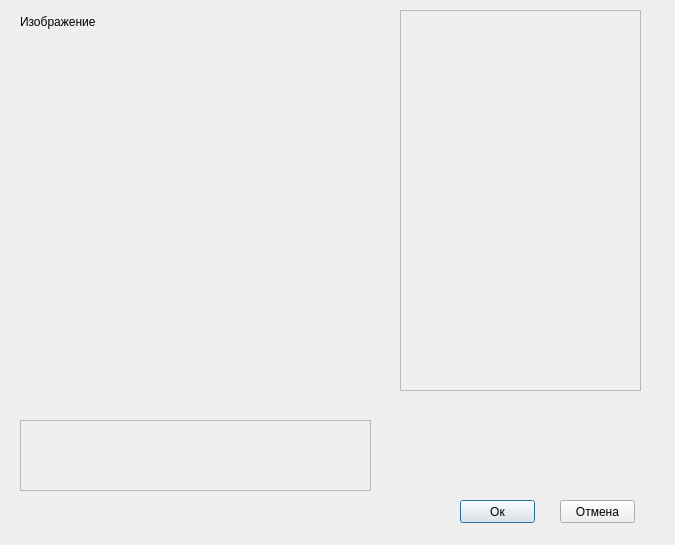
<?xml version="1.0" encoding="UTF-8"?>
<ui version="4.0">
 <class>make_img_window</class>
 <widget class="QDialog" name="make_img_window">
  <property name="geometry">
   <rect>
    <x>0</x>
    <y>0</y>
    <width>675</width>
    <height>545</height>
   </rect>
  </property>
  <property name="windowTitle">
   <string>Dialog</string>
  </property>
  <widget class="QScrollArea" name="scrollArea_img">
   <property name="geometry">
    <rect>
     <x>400</x>
     <y>10</y>
     <width>241</width>
     <height>381</height>
    </rect>
   </property>
   <property name="widgetResizable">
    <bool>true</bool>
   </property>
   <widget class="QWidget" name="scrollAreaWidgetContents">
    <property name="geometry">
     <rect>
      <x>0</x>
      <y>0</y>
      <width>239</width>
      <height>379</height>
     </rect>
    </property>
   </widget>
  </widget>
  <widget class="QScrollArea" name="scrollArea_color">
   <property name="geometry">
    <rect>
     <x>20</x>
     <y>420</y>
     <width>351</width>
     <height>71</height>
    </rect>
   </property>
   <property name="widgetResizable">
    <bool>true</bool>
   </property>
   <widget class="QWidget" name="scrollAreaWidgetContents_2">
    <property name="geometry">
     <rect>
      <x>0</x>
      <y>0</y>
      <width>349</width>
      <height>69</height>
     </rect>
    </property>
   </widget>
  </widget>
  <widget class="QPushButton" name="button_ok">
   <property name="geometry">
    <rect>
     <x>460</x>
     <y>500</y>
     <width>75</width>
     <height>23</height>
    </rect>
   </property>
   <property name="text">
    <string>Ок</string>
   </property>
  </widget>
  <widget class="QPushButton" name="button_cancel">
   <property name="geometry">
    <rect>
     <x>560</x>
     <y>500</y>
     <width>75</width>
     <height>23</height>
    </rect>
   </property>
   <property name="text">
    <string>Отмена</string>
   </property>
  </widget>
  <widget class="QWidget" name="">
   <property name="geometry">
    <rect>
     <x>20</x>
     <y>10</y>
     <width>352</width>
     <height>380</height>
    </rect>
   </property>
   <layout class="QVBoxLayout" name="componate_img">
    <item>
     <layout class="QHBoxLayout" name="componate_img_lbl">
      <item>
       <widget class="QLabel" name="lbl_show_img">
        <property name="text">
         <string>Изображение</string>
        </property>
       </widget>
      </item>
      <item>
       <spacer name="horizontalSpacer">
        <property name="orientation">
         <enum>Qt::Horizontal</enum>
        </property>
        <property name="sizeHint" stdset="0">
         <size>
          <width>40</width>
          <height>20</height>
         </size>
        </property>
       </spacer>
      </item>
     </layout>
    </item>
    <item>
     <widget class="QLabel" name="lbl_created_img">
      <property name="minimumSize">
       <size>
        <width>350</width>
        <height>350</height>
       </size>
      </property>
      <property name="text">
       <string/>
      </property>
     </widget>
    </item>
   </layout>
  </widget>
 </widget>
 <resources/>
 <connections/>
</ui>
